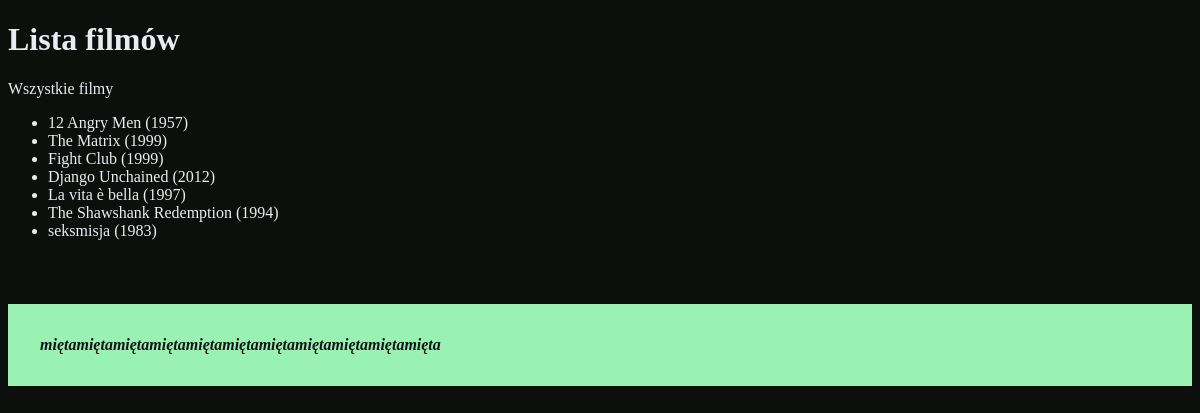
/main/wszystkie/, run on the app's committed database.
### main/models.py (models this page shows)
class Movie(models.Model):
    name = models.CharField(max_length=122)
    description = models.TextField(default="")
    year = models.IntegerField(null=True, blank=True)
    relaesed = models.DateField(null=True, blank=True)
    imdb_rating = models.DecimalField(null=True, blank=True, decimal_places=1, max_digits=2)
    photo = models.ImageField(null=True, blank=True, upload_to='filmowe')
    def __str__(self):
        return str(self.name) + " (" + str(self.year) + ")"

### main/views.py (the view)
# urls.py: path('wszystkie/', wszystkie_filmy),    # jeśli url localhost/main/wszystkie to do funkcji wszystkie_filmy w views
def wszystkie_filmy(request):      # każda funkcja w views przyjmuje parametr request
    zmienna44 = "mięta" * 11
    zmienna_filmy = Movie.objects.all()
    return render(request, 'lista_filmow.html', {'filmowa': zmienna_filmy, 'text44': zmienna44})

### templates/lista_filmow.html (shortened to what this page needs)
{% load static %}
<!DOCTYPE html>
<html lang="en">
<head>
    <link rel="stylesheet" href="{% static 'moj.css' %}">
</head>
<body>
<h1>Lista filmów</h1>
<p>Wszystkie filmy</p>
    <ul>
        {% for film in filmowa %}
        <li>{{ film }}</li>
        {% endfor %}
    </ul>
<p class="alert"> {{ text44 }} </p>
</body>
</html>

### moje_static/moj.css (style rules this page uses)
body { background-color: #0D0F0C; color: #E9EDF2; }
.alert { background-color: #99F2B2; color: #121314; padding: 2em; margin-top: 4em; font-style: italic; font-weight: bold; }

### data on the page
Movie: name+year "12 Angry Men (1957)"
Movie: name+year "The Matrix (1999)"
Movie: name+year "Fight Club (1999)"
Movie: name+year "Django Unchained (2012)"
Movie: name+year "La vita è bella (1997)"
Movie: name+year "The Shawshank Redemption (1994)"
Movie: name+year "seksmisja (1983)"

### other printed values
{{ text44 }} "miętamiętamiętamiętamiętamiętamiętamiętamiętamiętamięta"
